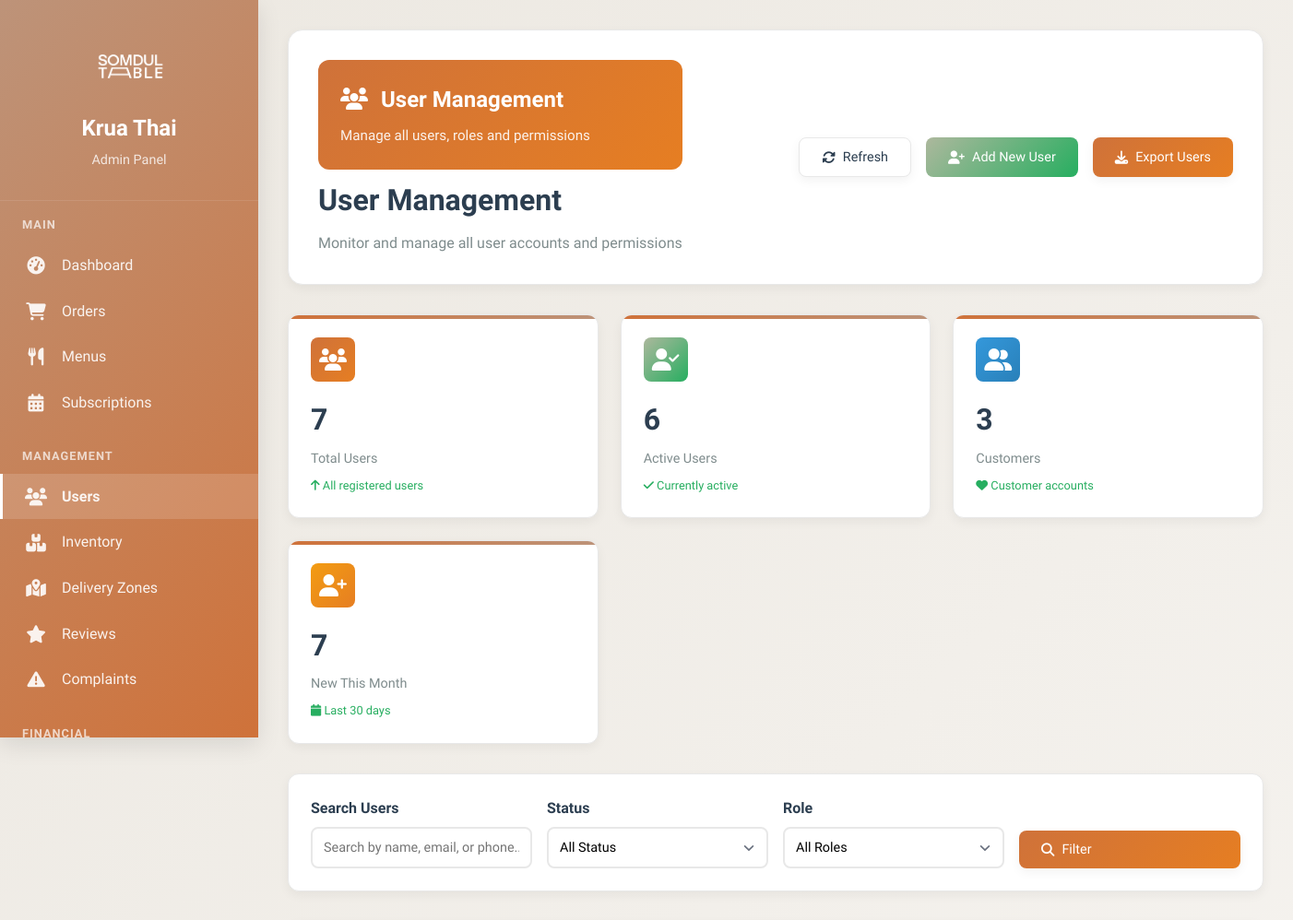
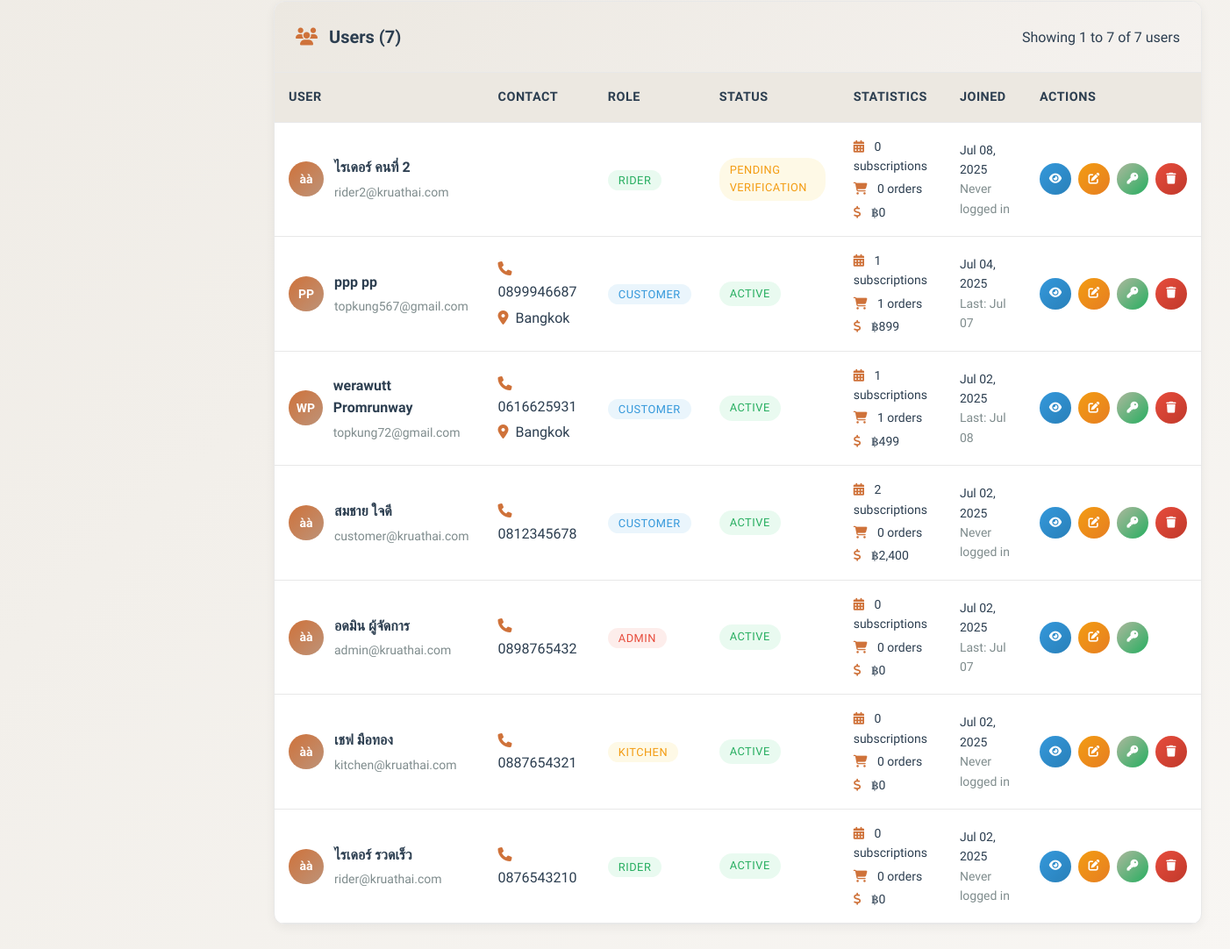
The page /KruaThai/admin/users.php (signed in) on the database as committed earlier (2 pictures, top to bottom).
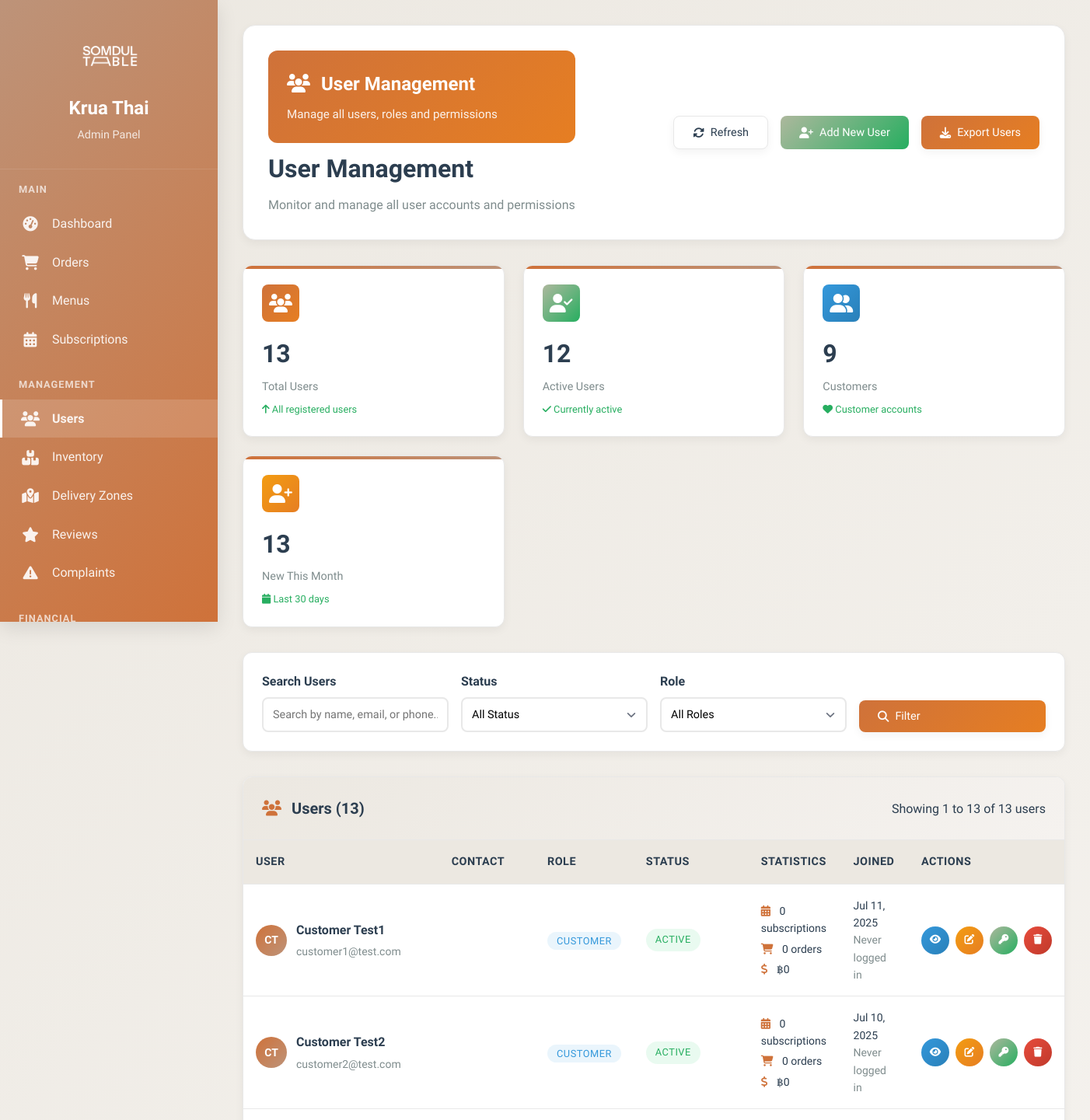
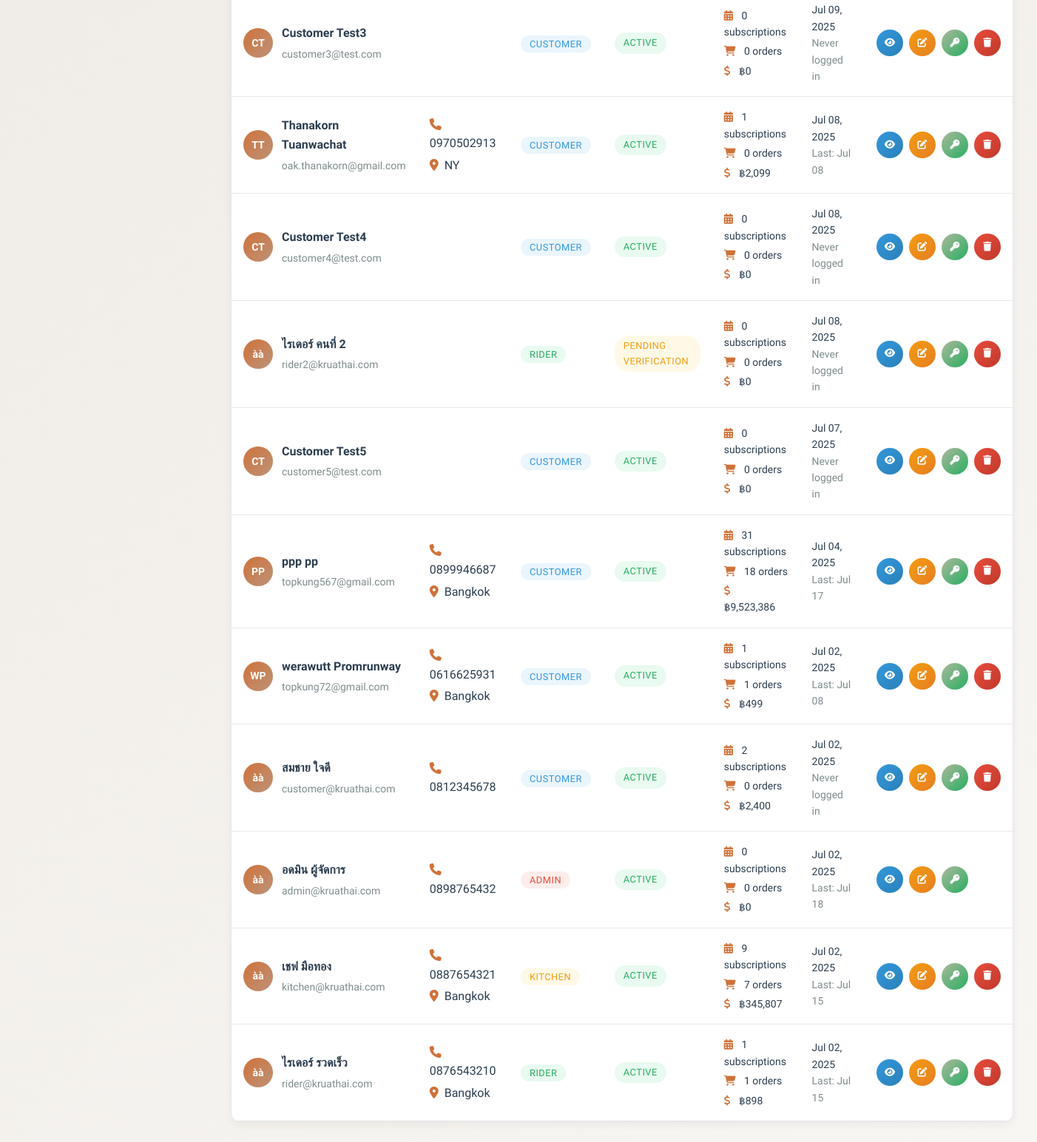
The same page on the database as committed later (2 pictures, top to bottom).
### tables this page shows
CREATE TABLE `users` (
  `id` char(36) NOT NULL,
  `email` varchar(255) NOT NULL,
  `password_hash` varchar(255) NOT NULL,
  `first_name` varchar(100) NOT NULL,
  `last_name` varchar(100) NOT NULL,
  `phone` varchar(20) DEFAULT NULL,
  `date_of_birth` date DEFAULT NULL,
  `gender` enum('male','female','other') DEFAULT NULL,
  `role` enum('customer','admin','kitchen','rider','support') DEFAULT 'customer',
  `status` enum('active','inactive','suspended','pending_verification') DEFAULT 'pending_verification',
  `email_verified` tinyint(1) DEFAULT '0',
  `email_verification_token` varchar(100) DEFAULT NULL,
  `delivery_address` text,
  `address_line_2` varchar(255) DEFAULT NULL,
  `city` varchar(100) DEFAULT NULL,
  `state` varchar(100) DEFAULT NULL,
  `zip_code` varchar(10) DEFAULT NULL,
  `country` varchar(100) DEFAULT 'Thailand',
  `delivery_instructions` text,
  `dietary_preferences` longtext,
  `allergies` longtext,
  `spice_level` enum('mild','medium','hot','extra_hot') DEFAULT 'medium',
  `last_login` timestamp NULL DEFAULT NULL,
  `failed_login_attempts` int(11) DEFAULT '0',
  `locked_until` timestamp NULL DEFAULT NULL,
  `password_reset_token` varchar(100) DEFAULT NULL,
  `password_reset_expires` timestamp NULL DEFAULT NULL,
  `created_at` timestamp NOT NULL DEFAULT CURRENT_TIMESTAMP,
  `updated_at` timestamp NOT NULL DEFAULT CURRENT_TIMESTAMP ON UPDATE CURRENT_TIMESTAMP
);

### KruaThai/admin/users.php (the view, shortened to what the rows shown need)
<?php
$connection = null;
try {
    $database = new Database();
    $pdo = $database->getConnection();
    if ($pdo instanceof PDO) {
        $host = 'localhost';
        $username = 'root';
        $password = 'root';
        $database_name = 'krua_thai';
        $port = 8889;
        $connection = new mysqli($host, $username, $password, $database_name, $port);
        $connection->set_charset("utf8");
    }
} catch (Exception $e) {
    die("Database connection failed: " . $e->getMessage());
}
$page = isset($_GET['page']) ? max(1, intval($_GET['page'])) : 1;
$per_page = 20;
$offset = ($page - 1) * $per_page;
$where_conditions = [];
$where_clause = !empty($where_conditions) ? 'WHERE ' . implode(' AND ', $where_conditions) : '';
$users_query = "SELECT u.*,
               COUNT(DISTINCT s.id) as subscription_count,
               COUNT(DISTINCT o.id) as order_count,
               COALESCE(SUM(p.amount), 0) as total_spent,
               MAX(o.delivery_date) as last_order_date
               FROM users u
               LEFT JOIN subscriptions s ON u.id = s.user_id AND s.status = 'active'
               LEFT JOIN orders o ON u.id = o.user_id
               LEFT JOIN payments p ON u.id = p.user_id AND p.status = 'completed'
               $where_clause
               GROUP BY u.id
               ORDER BY u.created_at DESC
               LIMIT $per_page OFFSET $offset";
$users_result = mysqli_query($connection, $users_query);
$users = [];
if ($users_result) {
    while ($user = mysqli_fetch_assoc($users_result)) {
        $users[] = $user;
    }
}
?>
<!DOCTYPE html>
<html lang="th">
<head>
    <link href="https://cdnjs.cloudflare.com/ajax/libs/font-awesome/6.4.0/css/all.min.css" rel="stylesheet">
</head>
<body>
    <div class="admin-layout">
        <div class="main-content">
            <div class="page-header">
                <div class="header-content">
                    <div>
                        <h1 class="page-title">User Management</h1>
                    </div>
                </div>
            </div>
            <div class="dashboard-card">
                <div class="card-body" style="padding: 0;">
                    <?php if (!empty($users)): ?>
                    <div style="overflow-x: auto;">
                        <table class="table">
                            <thead>
                                <tr>
                                    <th>User</th>
                                    <th>Contact</th>
                                    <th>Role</th>
                                    <th>Status</th>
                                    <th>Statistics</th>
                                    <th>Joined</th>
                                    <th>Actions</th>
                                </tr>
                            </thead>
                            <tbody>
                                <?php foreach ($users as $user): ?>
                                <tr>
                                    <td>
                                        <div class="user-info">
                                            <div class="user-avatar">
                                                <?= strtoupper(substr($user['first_name'], 0, 1) . substr($user['last_name'], 0, 1)) ?>
                                            </div>
                                            <div class="user-details">
                                                <h4><?= htmlspecialchars($user['first_name'] . ' ' . $user['last_name']) ?></h4>
                                                <p><?= htmlspecialchars($user['email']) ?></p>
                                            </div>
                                        </div>
                                    </td>
                                    <td>
                                        <div>
                                            <?php if ($user['phone']): ?>
                                                <div><i class="fas fa-phone" style="color: var(--curry); margin-right: 0.5rem;"></i><?= htmlspecialchars($user['phone']) ?></div>
                                            <?php endif; ?>
                                            <?php if ($user['city']): ?>
                                                <div style="margin-top: 0.25rem;"><i class="fas fa-map-marker-alt" style="color: var(--curry); margin-right: 0.5rem;"></i><?= htmlspecialchars($user['city']) ?></div>
                                            <?php endif; ?>
                                        </div>
                                    </td>
                                    <td>
                                        <span class="role-badge role-<?= $user['role'] ?>">
                                            <?= ucfirst($user['role']) ?>
                                        </span>
                                    </td>
                                    <td>
                                        <span class="status-badge status-<?= str_replace('_', '-', $user['status']) ?>">
                                            <?= ucfirst(str_replace('_', ' ', $user['status'])) ?>
                                        </span>
                                    </td>
                                    <td>
                                        <div style="font-size: 0.875rem;">
                                            <div style="margin-bottom: 0.25rem;">
                                                <i class="fas fa-calendar-alt" style="color: var(--curry); margin-right: 0.5rem;"></i>
                                                <?= $user['subscription_count'] ?> subscriptions
                                            </div>
                                            <div style="margin-bottom: 0.25rem;">
                                                <i class="fas fa-shopping-cart" style="color: var(--curry); margin-right: 0.5rem;"></i>
                                                <?= $user['order_count'] ?> orders
                                            </div>
                                            <div>
                                                <i class="fas fa-dollar-sign" style="color: var(--curry); margin-right: 0.5rem;"></i>
                                                ฿<?= number_format($user['total_spent'], 0) ?>
                                            </div>
                                        </div>
                                    </td>
                                    <td>
                                        <div style="font-size: 0.875rem;">
                                            <?php
                                                $joinDate = new DateTime($user['created_at']);
                                                echo $joinDate->format('M d, Y');
                                            ?>
                                            <br>
                                            <span style="color: var(--text-gray);">
                                                <?php
                                                    if (isset($user['last_login']) && $user['last_login']) {
                                                        $lastLogin = new DateTime($user['last_login']);
                                                        echo 'Last: ' . $lastLogin->format('M d');
                                                    } else {
                                                        echo 'Never logged in';
                                                    }
                                                ?>
                                            </span>
                                        </div>
                                    </td>
                                    <td>
                                        <div class="actions">
                                            <button class="btn btn-icon btn-info btn-sm" onclick="viewUser('<?= $user['id'] ?>')" title="View Details">
                                                <i class="fas fa-eye"></i>
                                            </button>
                                            <button class="btn btn-icon btn-warning btn-sm" onclick="editUser('<?= $user['id'] ?>')" title="Edit User">
                                                <i class="fas fa-edit"></i>
                                            </button>
                                            <button class="btn btn-icon btn-success btn-sm" onclick="resetPassword('<?= $user['id'] ?>')" title="Reset Password">
                                                <i class="fas fa-key"></i>
                                            </button>
                                            <?php if ($user['role'] !== 'admin'): ?>
                                            <button class="btn btn-icon btn-danger btn-sm" onclick="deleteUser('<?= $user['id'] ?>')" title="Deactivate">
                                                <i class="fas fa-trash"></i>
                                            </button>
                                            <?php endif; ?>
                                        </div>
                                    </td>
                                </tr>
                                <?php endforeach; ?>
                            </tbody>
                        </table>
                    </div>
                    <?php endif; ?>
                </div>
            </div>
        </div>
    </div>
</body>
</html>

Rows that differ between the two databases and show on the page:
added users: first_name+last_name "CT", first_name+last_name "Customer Test1", email "customer1@test.com", role "CUSTOMER", status "ACTIVE", subscription_count "0", order_count "0", total_spent "0", created_at "Jul 11, 2025", shows "Never logged in"
added users: first_name+last_name "CT", first_name+last_name "Customer Test2", email "customer2@test.com", role "CUSTOMER", status "ACTIVE", subscription_count "0", order_count "0", total_spent "0", created_at "Jul 10, 2025", shows "Never logged in"
added users: first_name+last_name "CT", first_name+last_name "Customer Test3", email "customer3@test.com", role "CUSTOMER", status "ACTIVE", subscription_count "0", order_count "0", total_spent "0", created_at "Jul 09, 2025", shows "Never logged in"
added users: first_name+last_name "TT", first_name+last_name "Thanakorn Tuanwachat", email "oak.thanakorn@gmail.com", phone "0970502913", city "NY", role "CUSTOMER", status "ACTIVE", subscription_count "1", order_count "0", total_spent "2,099", created_at "Jul 08, 2025", last_login "Jul 08"
added users: first_name+last_name "CT", first_name+last_name "Customer Test4", email "customer4@test.com", role "CUSTOMER", status "ACTIVE", subscription_count "0", order_count "0", total_spent "0", created_at "Jul 08, 2025", shows "Never logged in"
added users: first_name+last_name "CT", first_name+last_name "Customer Test5", email "customer5@test.com", role "CUSTOMER", status "ACTIVE", subscription_count "0", order_count "0", total_spent "0", created_at "Jul 07, 2025", shows "Never logged in"
changed users "ppp pp": subscription_count "1" → "31"; order_count "1" → "18"; total_spent "899" → "9,523,386"; last_login "Jul 07" → "Jul 17"
changed users "อดมิน ผู้จัดการ": last_login "Jul 07" → "Jul 18"
changed users "เชฟ มือทอง": city (not shown) → "Bangkok"; subscription_count "0" → "9"; order_count "0" → "7"; total_spent "0" → "345,807"; last_login (not shown) → "Jul 15"; last_login "Never logged in" → "Last:"
changed users "ไรเดอร์ รวดเร็ว": city (not shown) → "Bangkok"; subscription_count "0" → "1"; order_count "0" → "1"; total_spent "0" → "898"; last_login (not shown) → "Jul 15"; last_login "Never logged in" → "Last:"
Other text that changed with them:
$stats['total_users']: "7" → "13"
$stats['active_users']: "6" → "12"
$stats['customers']: "3" → "9"
$stats['new_users_30_days']: "7" → "13"
$total_users: "7" → "13"
min($offset + $per_page, $total_users): "7" → "13"
